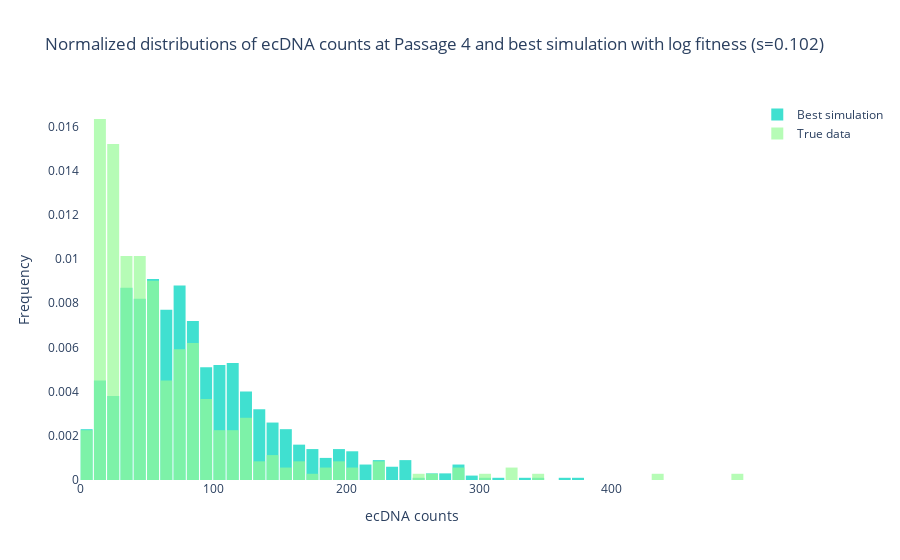

Notebook code for this chart:
### Code cell
plot_histograms_dict_overlay(dictionaries=[best_simulated_data],
                             true_data=true_data,
                             plot_true=True,
                             labels=['Best simulation'],
                             colors=['turquoise'],
                             title=f'Normalized distributions of ecDNA counts at Passage 4 and best simulation with {fitness} fitness (s={best_s:.3f})',
                             save_fig=True,
                             filepath='plots/best_simulation_p4.png')

### Figure 1 — Plotly figure (JSON) as saved in the notebook; plotly's stock layout.template omitted (floating-point values rounded to 4 significant figures; data arrays with more than 128 entries replaced by an {"elided": "..."} marker saying what was removed)
{"data": [{"histnorm": "probability density", "marker": {"color": "turquoise", "pattern": {"shape": ""}}, "name": "Best simulation", "opacity": 1, "type": "histogram", "x": {"elided": "1000 int values"}, "xbins": {"size": 10}}, {"histnorm": "probability density", "marker": {"color": "palegreen", "pattern": {"shape": ""}}, "name": "True data", "opacity": 0.7, "type": "histogram", "x": {"elided": "355 int values"}, "xbins": {"size": 10}}], "layout": {"bargap": 0.1, "barmode": "overlay", "plot_bgcolor": "white", "title": {"text": "Normalized distributions of ecDNA counts at Passage 4 and best simulation with log fitness (s=0.102)"}, "xaxis": {"title": {"text": "ecDNA counts"}}, "yaxis": {"title": {"text": "Frequency"}}}}
